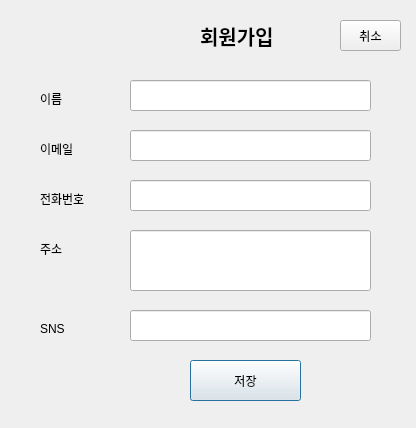
<?xml version="1.0" encoding="UTF-8"?>
<ui version="4.0">
 <class>Dialog</class>
 <widget class="QDialog" name="Dialog">
  <property name="geometry">
   <rect>
    <x>0</x>
    <y>0</y>
    <width>416</width>
    <height>428</height>
   </rect>
  </property>
  <property name="windowTitle">
   <string>Dialog</string>
  </property>
  <widget class="QPushButton" name="btn_save">
   <property name="geometry">
    <rect>
     <x>190</x>
     <y>360</y>
     <width>111</width>
     <height>41</height>
    </rect>
   </property>
   <property name="text">
    <string>저장</string>
   </property>
  </widget>
  <widget class="QLineEdit" name="le_name">
   <property name="geometry">
    <rect>
     <x>130</x>
     <y>80</y>
     <width>241</width>
     <height>31</height>
    </rect>
   </property>
  </widget>
  <widget class="QLineEdit" name="le_email">
   <property name="geometry">
    <rect>
     <x>130</x>
     <y>130</y>
     <width>241</width>
     <height>31</height>
    </rect>
   </property>
  </widget>
  <widget class="QLineEdit" name="le_addrs">
   <property name="geometry">
    <rect>
     <x>130</x>
     <y>230</y>
     <width>241</width>
     <height>61</height>
    </rect>
   </property>
  </widget>
  <widget class="QLineEdit" name="le_sns">
   <property name="geometry">
    <rect>
     <x>130</x>
     <y>310</y>
     <width>241</width>
     <height>31</height>
    </rect>
   </property>
  </widget>
  <widget class="QLabel" name="label">
   <property name="geometry">
    <rect>
     <x>40</x>
     <y>90</y>
     <width>67</width>
     <height>17</height>
    </rect>
   </property>
   <property name="text">
    <string>이름</string>
   </property>
  </widget>
  <widget class="QLabel" name="label_2">
   <property name="geometry">
    <rect>
     <x>40</x>
     <y>140</y>
     <width>67</width>
     <height>17</height>
    </rect>
   </property>
   <property name="text">
    <string>이메일</string>
   </property>
  </widget>
  <widget class="QLabel" name="label_3">
   <property name="geometry">
    <rect>
     <x>40</x>
     <y>240</y>
     <width>67</width>
     <height>17</height>
    </rect>
   </property>
   <property name="text">
    <string>주소</string>
   </property>
  </widget>
  <widget class="QLabel" name="label_4">
   <property name="geometry">
    <rect>
     <x>40</x>
     <y>320</y>
     <width>67</width>
     <height>17</height>
    </rect>
   </property>
   <property name="text">
    <string>SNS</string>
   </property>
  </widget>
  <widget class="QLabel" name="label_5">
   <property name="geometry">
    <rect>
     <x>200</x>
     <y>20</y>
     <width>81</width>
     <height>31</height>
    </rect>
   </property>
   <property name="font">
    <font>
     <pointsize>15</pointsize>
     <weight>75</weight>
     <bold>true</bold>
    </font>
   </property>
   <property name="text">
    <string>회원가입</string>
   </property>
  </widget>
  <widget class="QLabel" name="label_6">
   <property name="geometry">
    <rect>
     <x>40</x>
     <y>190</y>
     <width>67</width>
     <height>17</height>
    </rect>
   </property>
   <property name="text">
    <string>전화번호</string>
   </property>
  </widget>
  <widget class="QLineEdit" name="le_telnos">
   <property name="geometry">
    <rect>
     <x>130</x>
     <y>180</y>
     <width>241</width>
     <height>31</height>
    </rect>
   </property>
  </widget>
  <widget class="QPushButton" name="btn_exit">
   <property name="geometry">
    <rect>
     <x>340</x>
     <y>20</y>
     <width>61</width>
     <height>31</height>
    </rect>
   </property>
   <property name="text">
    <string>취소</string>
   </property>
  </widget>
 </widget>
 <resources/>
 <connections/>
</ui>
